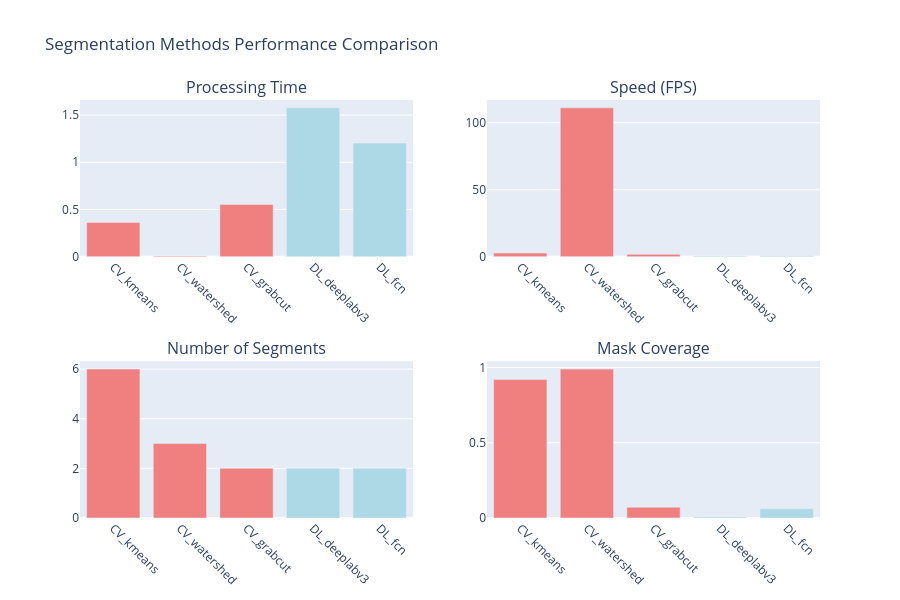

Notebook source saved alongside this figure:
### Markdown cell above
## 5. Performance Comparison and Analysis

Let's compare all methods across different metrics: speed, quality, and applicability to room segmentation.

### Code cell
# Performance Comparison and Analysis

def compile_all_results():
    """Compile results from all segmentation methods"""
    all_results = {}
    
    # Traditional CV results
    if hasattr(traditional_seg, 'results'):
        for method, result in traditional_seg.results.items():
            all_results[f"CV_{method}"] = result
    
    # Deep learning results  
    if hasattr(dl_seg, 'results'):
        for method, result in dl_seg.results.items():
            all_results[f"DL_{method}"] = result
    
    return all_results

# Compile all results
all_results = compile_all_results()

if all_results:
    print(f" Comparing {len(all_results)} segmentation methods...")
    
    # Create comparison DataFrame
    comparison_data = []
    for method, result in all_results.items():
        row = {
            'Method': method,
            'Type': 'Traditional CV' if method.startswith('CV_') else 'Deep Learning',
            'Processing Time (s)': result['time'],
            'Number of Segments': result['metrics']['num_segments'],
            'Mask Coverage': result['metrics']['mask_coverage'],
            'Speed (FPS)': 1.0 / result['time'] if result['time'] > 0 else float('inf')
        }
        comparison_data.append(row)
    
    comparison_df = pd.DataFrame(comparison_data)
    
    # Display comparison table
    print("\n Method Comparison Summary:")
    print(comparison_df.round(3))
    
    # Create visualization
    fig = make_subplots(
        rows=2, cols=2,
        subplot_titles=('Processing Time', 'Speed (FPS)', 'Number of Segments', 'Mask Coverage'),
        specs=[[{"type": "bar"}, {"type": "bar"}],
               [{"type": "bar"}, {"type": "bar"}]]
    )
    
    # Processing time
    fig.add_trace(
        go.Bar(x=comparison_df['Method'], y=comparison_df['Processing Time (s)'], 
               marker_color=['lightcoral' if 'CV_' in x else 'lightblue' for x in comparison_df['Method']]),
        row=1, col=1
    )
    
    # Speed (FPS)
    fig.add_trace(
        go.Bar(x=comparison_df['Method'], y=comparison_df['Speed (FPS)'], 
               marker_color=['lightcoral' if 'CV_' in x else 'lightblue' for x in comparison_df['Method']]),
        row=1, col=2
    )
    
    # Number of segments
    fig.add_trace(
        go.Bar(x=comparison_df['Method'], y=comparison_df['Number of Segments'], 
               marker_color=['lightcoral' if 'CV_' in x else 'lightblue' for x in comparison_df['Method']]),
        row=2, col=1
    )
    
    # Mask coverage
    fig.add_trace(
        go.Bar(x=comparison_df['Method'], y=comparison_df['Mask Coverage'], 
               marker_color=['lightcoral' if 'CV_' in x else 'lightblue' for x in comparison_df['Method']]),
        row=2, col=2
    )
    
    fig.update_layout(
        title_text="Segmentation Methods Performance Comparison",
        showlegend=False,
        height=600
    )
    
    # Update x-axis labels to be rotated
    for i in range(1, 3):
        for j in range(1, 3):
            fig.update_xaxes(tickangle=45, row=i, col=j)
    
    fig.show()
    
    # Save comparison results
    comparison_df.to_csv(config.results_dir / "segmentation_comparison.csv", index=False)
    print(f"\n Comparison results saved to: {config.results_dir / 'segmentation_comparison.csv'}")

else:
    print("  No results to compare. Run the segmentation methods first.")

### Figure 1 — Plotly figure (JSON) as saved in the notebook; plotly's stock layout.template omitted (floating-point values rounded to 4 significant figures)
{"data": [{"marker": {"color": ["lightcoral", "lightcoral", "lightcoral", "lightblue", "lightblue"]}, "type": "bar", "x": ["CV_kmeans", "CV_watershed", "CV_grabcut", "DL_deeplabv3", "DL_fcn"], "xaxis": "x", "y": [0.3632, 0.008997, 0.5541, 1.577, 1.204], "yaxis": "y"}, {"marker": {"color": ["lightcoral", "lightcoral", "lightcoral", "lightblue", "lightblue"]}, "type": "bar", "x": ["CV_kmeans", "CV_watershed", "CV_grabcut", "DL_deeplabv3", "DL_fcn"], "xaxis": "x2", "y": [2.754, 111.1, 1.805, 0.6343, 0.8309], "yaxis": "y2"}, {"marker": {"color": ["lightcoral", "lightcoral", "lightcoral", "lightblue", "lightblue"]}, "type": "bar", "x": ["CV_kmeans", "CV_watershed", "CV_grabcut", "DL_deeplabv3", "DL_fcn"], "xaxis": "x3", "y": [6, 3, 2, 2, 2], "yaxis": "y3"}, {"marker": {"color": ["lightcoral", "lightcoral", "lightcoral", "lightblue", "lightblue"]}, "type": "bar", "x": ["CV_kmeans", "CV_watershed", "CV_grabcut", "DL_deeplabv3", "DL_fcn"], "xaxis": "x4", "y": [0.9202, 0.9897, 0.07145, 0.006073, 0.06131], "yaxis": "y4"}], "layout": {"annotations": [{"font": {"size": 16}, "showarrow": false, "text": "Processing Time", "x": 0.225, "xanchor": "center", "xref": "paper", "y": 1, "yanchor": "bottom", "yref": "paper"}, {"font": {"size": 16}, "showarrow": false, "text": "Speed (FPS)", "x": 0.775, "xanchor": "center", "xref": "paper", "y": 1, "yanchor": "bottom", "yref": "paper"}, {"font": {"size": 16}, "showarrow": false, "text": "Number of Segments", "x": 0.225, "xanchor": "center", "xref": "paper", "y": 0.375, "yanchor": "bottom", "yref": "paper"}, {"font": {"size": 16}, "showarrow": false, "text": "Mask Coverage", "x": 0.775, "xanchor": "center", "xref": "paper", "y": 0.375, "yanchor": "bottom", "yref": "paper"}], "height": 600, "showlegend": false, "title": {"text": "Segmentation Methods Performance Comparison"}, "xaxis": {"anchor": "y", "domain": [0, 0.45], "tickangle": 45}, "xaxis2": {"anchor": "y2", "domain": [0.55, 1], "tickangle": 45}, "xaxis3": {"anchor": "y3", "domain": [0, 0.45], "tickangle": 45}, "xaxis4": {"anchor": "y4", "domain": [0.55, 1], "tickangle": 45}, "yaxis": {"anchor": "x", "domain": [0.625, 1]}, "yaxis2": {"anchor": "x2", "domain": [0.625, 1]}, "yaxis3": {"anchor": "x3", "domain": [0, 0.375]}, "yaxis4": {"anchor": "x4", "domain": [0, 0.375]}}}
